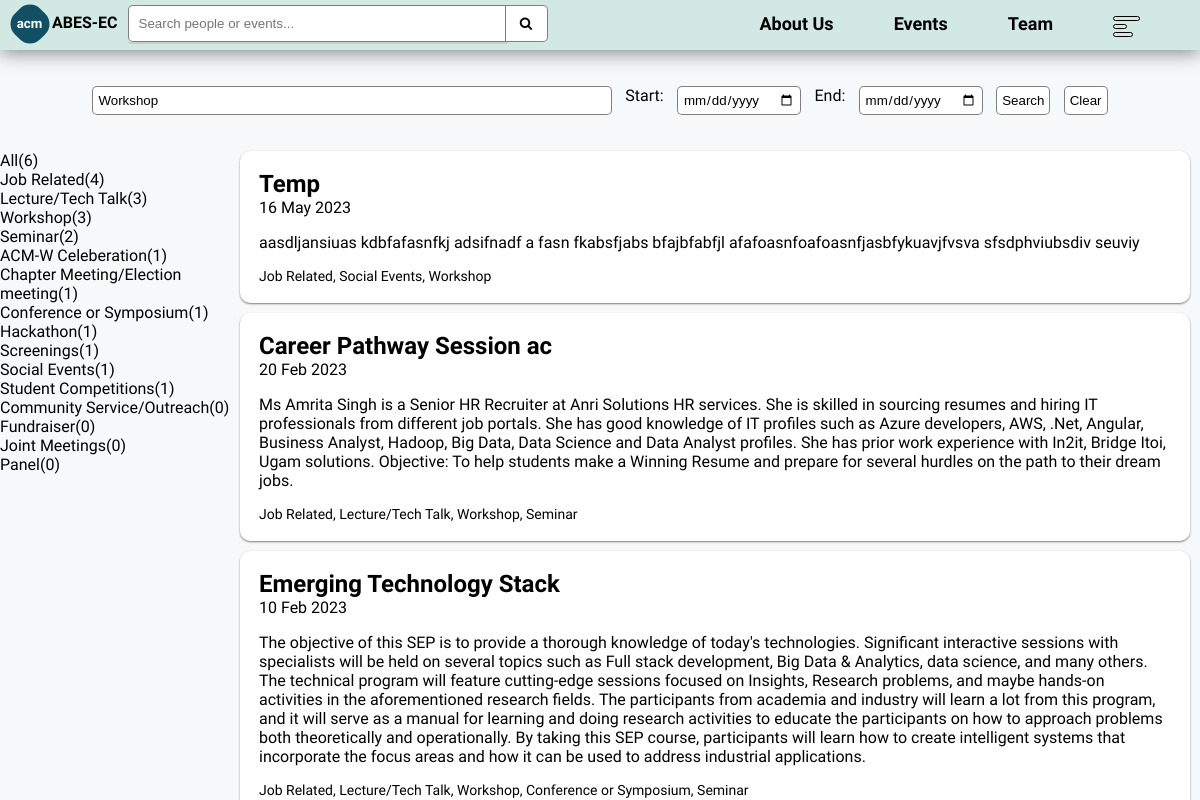
The app's page /events/?q=Workshop with its own data.
### base/models.py (models this page shows, shortened)
class Tag(models.Model):
    name = models.CharField(max_length=100)
    def related_events(self) -> int:
        return self.events.count()
    def __str__(self) -> str:
        return self.name

class Event(models.Model):
    name = models.CharField(max_length= 150)
    description = models.TextField(null= True, blank= True)
    details = RichTextField(null=True, blank=True)
    location = models.CharField(max_length= 150, null=True, blank=True)
    image = models.ImageField(upload_to="images/events/")
    tag = models.ManyToManyField(Tag, blank=True, related_name="events")
    fee = models.CharField(max_length= 5, default= 0)
    ongoing = models.BooleanField(default=False)
    team_members = models.IntegerField(default=1)
    coordinator = models.ManyToManyField(Member, blank=True, related_name="coordinated")
    updated = models.DateTimeField(auto_now= True)
    created = models.DateTimeField(auto_now_add= True)
    event_date = models.DateTimeField()
    end_date = models.DateTimeField(null=True, blank=True)
    participants = models.ManyToManyField(Student, blank=True, related_name="participated")
    first = models.ManyToManyField(Student, blank=True, related_name="first")
    second = models.ManyToManyField(Student, blank=True, related_name="second")
    third = models.ManyToManyField(Student, blank=True, related_name="third")

### base/views.py (the view, shortened to what this page needs)
# urls.py: path('events/', views.events, name="events"),
def events(request):
    q = request.GET.get("q", "")
    start = request.GET.get("start") if request.GET.get("start") and request.GET.get("start") != "mm-dd-yyyy" else "1900-01-01"
    end = request.GET.get("end") if request.GET.get("end") and request.GET.get("end") != "mm-dd-yyyy" else "9999-01-01"
    events = Event.objects.all().order_by("-event_date")
    count = total = events.count()
    context = {"events": events}
    shown = 4
    if "clear" in request.GET:
        q, start, end = "", "1900-01-01", "9999-01-01"
    if "q" in request.GET:
        events = events.filter(Q(name__icontains=q) | Q(tag__name__icontains=q), event_date__date__range=(start, end)).order_by("-event_date").distinct()
        count = events.count()
    context = {"tags": sorted(Tag.objects.all().order_by("name"), key= lambda a: a.related_events(), reverse=True),
               "events": events[:shown],
               "total": total,
               "left":shown < count,
               "search":q,
               "start":"mm-dd-yyyy" if start == "1900-01-01" else start,
               "end": "mm-dd-yyyy" if end == "9999-01-01" else end}
    return render(request, 'base/events.html', context)

### base/templates/base/events.html (shortened to what this page needs)
{% extends "main.html" %}
{% block content %}
<div style="height: calc(100% - 50px); max-width: 1200px; margin: auto;overflow-y: auto;">
    <div style="margin: 3%;">
        <form class="f" method="GET">
            <input type="text" placeholder="Search events..." id="search-bar-events" name="q" value="{{search}}" style="width: 50%;">
            <label>Start:</label>
            <input type="date" name="start" value="{{start}}">
            <label>End:</label>
            <input type="date" value="{{end}}" name="end">
            <input type="submit" value="Search" name="s" class="more" style="width: fit-content;">
            <input type="submit" value="Clear" name="clear" class="more" style="width: fit-content;">
        </form>
    </div>
    <div style="display: grid;grid-template-columns: 20% 80%;">
        <div style="display: grid;height: fit-content;">
            <a class="tag" href="{% url 'events' %}?q=">All({{total}})</a>
            {% for tag in tags %}
            <a class="tag" href="{% url 'events' %}?q={{tag.name}}">{{tag}}({{tag.related_events}})</a>
            {% endfor %}
        </div>
        {% if events %}
        <div>
            <div id="events">
                {% for event in events %}
                    <div class="event">
                        <div style="margin: 2%;">
                            <a href="{% url 'event' event.name %}" style="color: black;">
                                <h2 class="hov">
                                    {{event.name}}
                                </h2>
                            </a>
                            <div>{{event.event_date.date|date:"j M Y"}}</div>
                            <p>{{event.description}}</p>
                            <div style="font-size: 14px;">{% for tag in event.tag.all %}{% if not forloop.last %}{{tag}}, {% else %}{{tag}}{% endif %}{% endfor %}</div>
                        </div>
                    </div>
                {% endfor %}
            </div>
        </div>
        {% else %}
        <div style="text-align: center;">
            <img src="/images/icons/no result.png" width="20%"/>
            <p>No results to show</p>
            <p>Please modify your search</p>
        </div>
        {% endif %}
    </div>
</div>
{% endblock %}

### templates/main.html (style rules this page uses)
body, html { margin: 0; height: 100%; background-color: #f6f8fa; font-family: 'Inria Sans', sans-serif; min-width: 1150px; }
a { color: black; text-decoration: none; }

### base/templates/base/events.html (style rules this page uses)
.event { display: grid; margin-bottom: 1%; margin-right: 1%; background-color: white; border-radius: 10px; box-shadow: 0 1px 2px 0 rgba(0,0,0,0.5); }
.f { display: flex; justify-content: space-between; padding-left: 5%; padding-right: 5%; }
.f input { border-radius: 5px; border: 1px solid rgba(0,0,0,0.5); padding: 5px; font-family: 'Inria Sanse', sans-serif; }
.more { width: 100%; padding: 1%; border-radius: 10px; color: black; border: none; transition: all 0.15s; font-family: 'Inria Sans', sans-serif; background-color: white; }
.hov { display: inline; position: relative; }

### records on screen
Tag: name "Job Related", related_events "4"
Tag: name "Lecture/Tech Talk", related_events "3"
Tag: name "Workshop", related_events "3"
Tag: name "Seminar", related_events "2"
Tag: name "ACM-W Celeberation", related_events "1"
Tag: name "Chapter Meeting/Election meeting", related_events "1"
Tag: name "Conference or Symposium", related_events "1"
Tag: name "Hackathon", related_events "1"
Tag: name "Screenings", related_events "1"
Tag: name "Social Events", related_events "1"
Tag: name "Student Competitions", related_events "1"
Tag: name "Community Service/Outreach", related_events "0"
Tag: name "Fundraiser", related_events "0"
Tag: name "Joint Meetings", related_events "0"
Tag: name "Panel", related_events "0"
Event: name "Temp", event_date "16 May 2023", description "aasdljansiuas kdbfafasnfkj adsifnadf a fasn fkabsfjabs bfajbfabfjl afafoasnfoafoasnfjasbfykuavjfvsva sfsdphviubsdiv seuviy"
Event: name "Career Pathway Session ac", event_date "20 Feb 2023", description "Ms Amrita Singh is a Senior HR Recruiter at Anri Solutions HR services. She is skilled in sourcing resumes and hiring IT professionals from different job portals. She has good knowledge of IT profiles such as Azure developers, AWS, .Net, Angular, Business Analyst, Hadoop, Big Data, Data Science and Data Analyst profiles. She has prior work experience with In2it, Bridge Itoi, Ugam solutions. Objective: To help students make a Winning Resume and prepare for several hurdles on the path to their dream jobs."
Event: name "Emerging Technology Stack", event_date "10 Feb 2023", description "The objective of this SEP is to provide a thorough knowledge of today's technologies. Significant interactive sessions with specialists will be held on several topics such as Full stack development, Big Data & Analytics, data science, and many others. The technical program will feature cutting-edge sessions focused on Insights, Research problems, and maybe hands-on activities in the aforementioned research fields. The participants from academia and industry will learn a lot from this program, and it will serve as a manual for learning and doing research activities to educate the participants on how to approach problems both theoretically and operationally. By taking this SEP course,…"

### other values on screen
{{ total }} "6"
